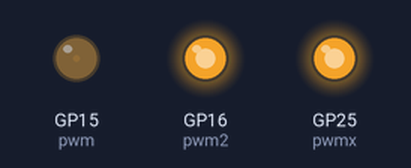
Bench run of a program on a simulated Raspberry Pi Pico running MicroPython. On the bench: output pins drawn as LEDs (lit = HIGH).

Above: at 0.05 s.
At 0.6 s:
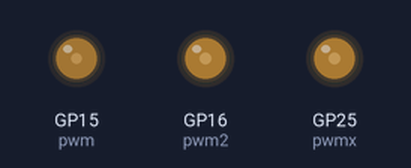
At 1.0 s:
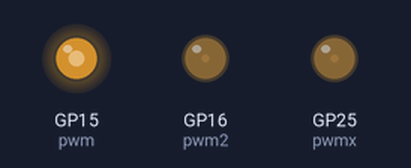
At 1.2 s:
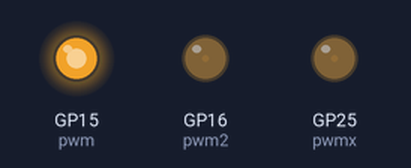
At 1.75 s:
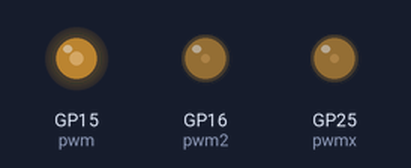
At 2.35 s:
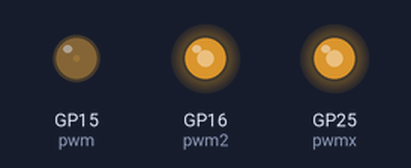
Timing chart, 0 to 6.0 s (numbered marks = the images above):
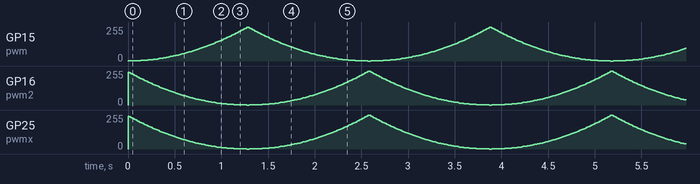

The program:

migacz2.py
```python
import time
from machine import Pin, PWM

# Construct PWM object, with LED on Pin(25).
pwm = PWM(Pin(15))
pwmx = PWM(Pin(25))
pwm2 = PWM(Pin(16))

# Set the PWM frequency.
pwm.freq(1000)
pwmx.freq(1000)
pwm2.freq(1000)

# Fade the LED in and out a few times.
duty = 0
duty2 = 255
direction = 3
dir2 = -3
while True:
    duty += direction
    duty2 += dir2
    if duty > 255:
        duty = 255
        duty2 = 0
        direction = -3
        dir2 = 3
    elif duty < 0:
        duty = 0
        duty2 = 255
        direction = 3
        dir2 = -3
    pwm.duty_u16(duty**2)
    pwmx.duty_u16(duty2**2)
    pwm2.duty_u16(duty2**2)
    time.sleep_ms(15)
```
